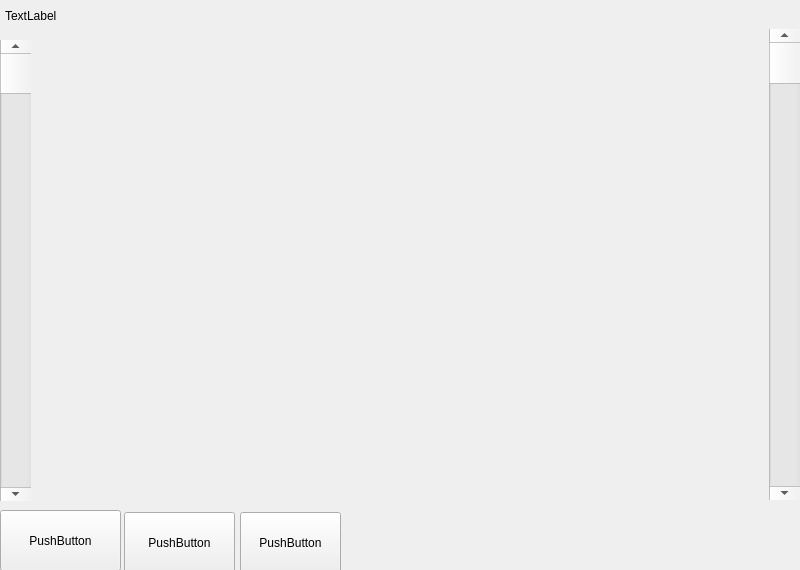
<?xml version="1.0" encoding="UTF-8"?>
<ui version="4.0">
 <class>Defectoscope</class>
 <widget class="QMainWindow" name="Defectoscope">
  <property name="geometry">
   <rect>
    <x>0</x>
    <y>0</y>
    <width>800</width>
    <height>570</height>
   </rect>
  </property>
  <property name="windowTitle">
   <string>Defectoscope</string>
  </property>
  <widget class="QWidget" name="centralWidget">
   <widget class="QScrollBar" name="verticalScrollBar">
    <property name="geometry">
     <rect>
      <x>0</x>
      <y>40</y>
      <width>31</width>
      <height>461</height>
     </rect>
    </property>
    <property name="orientation">
     <enum>Qt::Vertical</enum>
    </property>
   </widget>
   <widget class="QScrollBar" name="verticalScrollBar_2">
    <property name="geometry">
     <rect>
      <x>769</x>
      <y>29</y>
      <width>31</width>
      <height>471</height>
     </rect>
    </property>
    <property name="orientation">
     <enum>Qt::Vertical</enum>
    </property>
   </widget>
   <widget class="QLabel" name="label">
    <property name="geometry">
     <rect>
      <x>5</x>
      <y>0</y>
      <width>791</width>
      <height>31</height>
     </rect>
    </property>
    <property name="text">
     <string>TextLabel</string>
    </property>
   </widget>
   <widget class="QPushButton" name="pushButton">
    <property name="geometry">
     <rect>
      <x>0</x>
      <y>510</y>
      <width>121</width>
      <height>61</height>
     </rect>
    </property>
    <property name="text">
     <string>PushButton</string>
    </property>
   </widget>
   <widget class="QPushButton" name="pushButton_2">
    <property name="geometry">
     <rect>
      <x>124</x>
      <y>512</y>
      <width>111</width>
      <height>61</height>
     </rect>
    </property>
    <property name="text">
     <string>PushButton</string>
    </property>
   </widget>
   <widget class="QPushButton" name="pushButton_3">
    <property name="geometry">
     <rect>
      <x>240</x>
      <y>512</y>
      <width>101</width>
      <height>61</height>
     </rect>
    </property>
    <property name="text">
     <string>PushButton</string>
    </property>
   </widget>
  </widget>
 </widget>
 <layoutdefault spacing="6" margin="11"/>
 <resources/>
 <connections/>
</ui>
